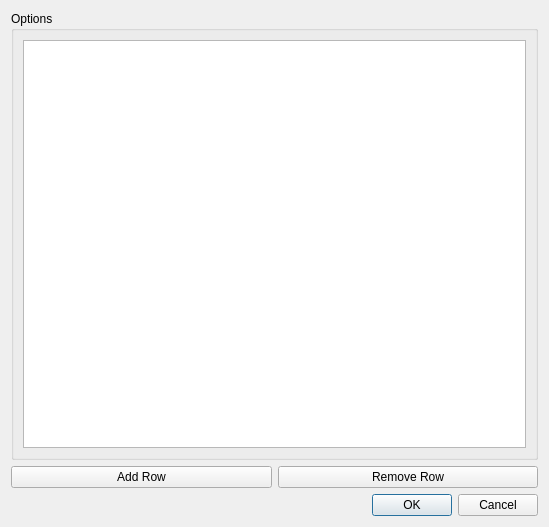
<?xml version="1.0" encoding="UTF-8"?>
<ui version="4.0">
 <class>OptionsDialog</class>
 <widget class="QDialog" name="OptionsDialog">
  <property name="geometry">
   <rect>
    <x>0</x>
    <y>0</y>
    <width>549</width>
    <height>527</height>
   </rect>
  </property>
  <property name="windowTitle">
   <string>Dialog</string>
  </property>
  <layout class="QVBoxLayout">
   <item>
    <widget class="QGroupBox" name="groupBox">
     <property name="title">
      <string>Options</string>
     </property>
     <layout class="QVBoxLayout">
      <item>
       <widget class="Minerva::QtTools::StringsView" name="_optionsTreeWidget"/>
      </item>
     </layout>
    </widget>
   </item>
   <item>
    <layout class="QHBoxLayout">
     <item>
      <widget class="QPushButton" name="addRowButton">
       <property name="text">
        <string>Add Row</string>
       </property>
      </widget>
     </item>
     <item>
      <widget class="QPushButton" name="removeRowButton">
       <property name="text">
        <string>Remove Row</string>
       </property>
      </widget>
     </item>
    </layout>
   </item>
   <item>
    <widget class="QDialogButtonBox" name="buttonBox">
     <property name="orientation">
      <enum>Qt::Horizontal</enum>
     </property>
     <property name="standardButtons">
      <set>QDialogButtonBox::Cancel|QDialogButtonBox::Ok</set>
     </property>
    </widget>
   </item>
  </layout>
 </widget>
 <customwidgets>
  <customwidget>
   <class>Minerva::QtTools::StringsView</class>
   <extends>QTreeView</extends>
   <header>Minerva/Qt/Tools/StringsView.h</header>
  </customwidget>
 </customwidgets>
 <resources/>
 <connections>
  <connection>
   <sender>buttonBox</sender>
   <signal>accepted()</signal>
   <receiver>OptionsDialog</receiver>
   <slot>accept()</slot>
   <hints>
    <hint type="sourcelabel">
     <x>248</x>
     <y>254</y>
    </hint>
    <hint type="destinationlabel">
     <x>157</x>
     <y>274</y>
    </hint>
   </hints>
  </connection>
  <connection>
   <sender>buttonBox</sender>
   <signal>rejected()</signal>
   <receiver>OptionsDialog</receiver>
   <slot>reject()</slot>
   <hints>
    <hint type="sourcelabel">
     <x>316</x>
     <y>260</y>
    </hint>
    <hint type="destinationlabel">
     <x>286</x>
     <y>274</y>
    </hint>
   </hints>
  </connection>
 </connections>
</ui>
